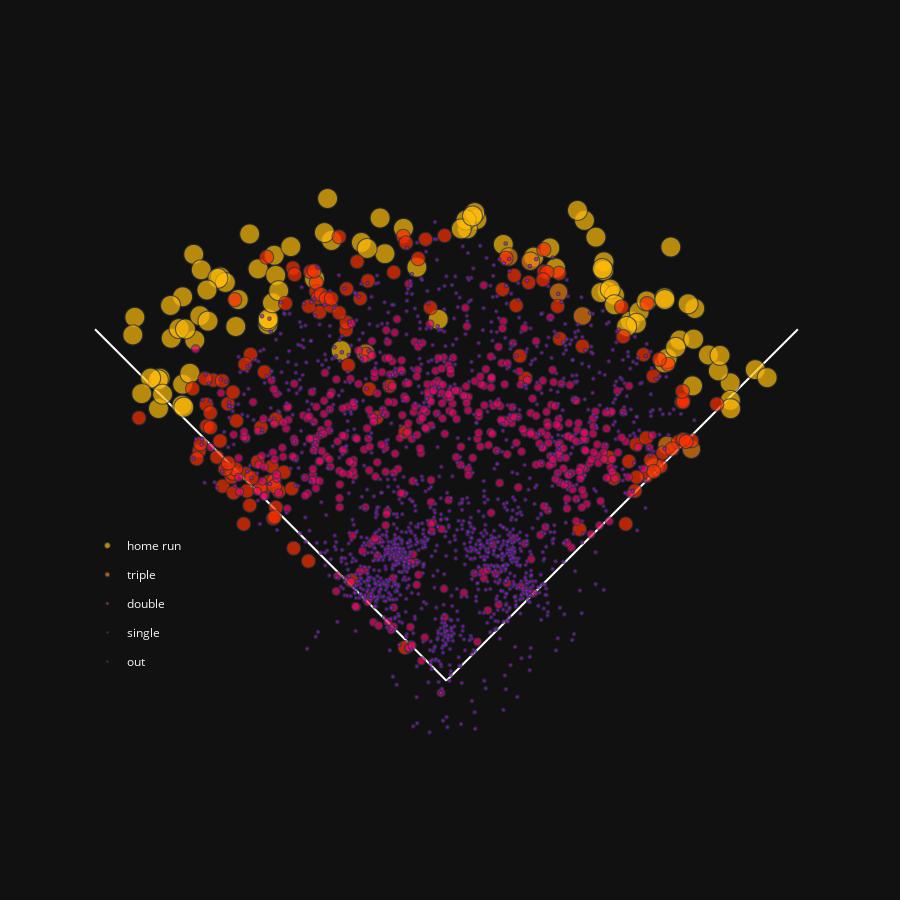

Write notebook code for a chart like this one.
### Markdown cell above
Recreating the same graph using plotly for more user interactivity.

### Code cell
# draw left and right field lines
right_foul_line = px.line(
    x=[0, 130],
    y=[0, 130],
    color_discrete_sequence=['white'],
)
left_foul_line = px.line(
    x=[-130, 0],
    y=[130, 0],
    color_discrete_sequence=['white'],
)
foul_lines = go.Figure(data=right_foul_line.data + left_foul_line.data)

# add marker size and batted ball result fields to dataframe
marker_sizes = {
    'out': 0.2,
    'single': 1.0,
    'double': 3.0,
    'triple': 5.0,
    'home run': 6.0,
}
color_map = dict(utils.EVENT_COLOR)
home_run_color = color_map.pop('home_run')
color_map['home run'] = home_run_color
sample['result_name'] = sample.apply(lambda row: utils.RESULT_NAME[row['result']], axis=1)
sample['size'] = sample.apply(lambda row: marker_sizes[row['result_name']], axis=1)

batted_balls = px.scatter(
    sample, 
    x='normalized_hc_x', 
    y='normalized_hc_y', 
    color='result_name',
    size='size',
    color_discrete_map=color_map,
    category_orders={'result_name': ['home run', 'triple', 'double', 'single', 'out']},
    hover_data={
        'events': True,
        'launch_speed': True,
        'launch_angle': True,
        'size': False,
        'normalized_hc_x': False,
        'normalized_hc_y': False,
        'result_name': False,
    }
)
fig = go.Figure(data=foul_lines.data + batted_balls.data)
fig.update_xaxes(visible=False)
fig.update_yaxes(visible=False)
fig.update_layout(showlegend=True, legend_title=None)
fig.update_layout(legend=dict(
    yanchor="bottom",
    y=0.2,
    xanchor="left",
    x=0.01
))
fig.update_yaxes(
    scaleanchor="x",
    scaleratio=1,
)
fig.update_layout(
    template='plotly_dark',
    width=900,
    height=900,
)

fig.show()

### Figure 1 — Plotly figure (JSON) as saved in the notebook; plotly's stock layout.template omitted (floating-point values rounded to 4 significant figures; data arrays with more than 128 entries replaced by an {"elided": "..."} marker saying what was removed)
{"data": [{"hovertemplate": "x=%{x}<br>y=%{y}<extra></extra>", "legendgroup": "", "line": {"color": "white", "dash": "solid"}, "marker": {"symbol": "circle"}, "mode": "lines", "name": "", "orientation": "v", "showlegend": false, "type": "scatter", "x": [0, 130], "xaxis": "x", "y": [0, 130], "yaxis": "y"}, {"hovertemplate": "x=%{x}<br>y=%{y}<extra></extra>", "legendgroup": "", "line": {"color": "white", "dash": "solid"}, "marker": {"symbol": "circle"}, "mode": "lines", "name": "", "orientation": "v", "showlegend": false, "type": "scatter", "x": [-130, 0], "xaxis": "x", "y": [130, 0], "yaxis": "y"}, {"customdata": {"elided": "95x5 mixed values"}, "hovertemplate": "events=%{customdata[0]}<br>launch_speed=%{customdata[1]}<br>launch_angle=%{customdata[2]}<extra></extra>", "legendgroup": "home run", "marker": {"color": "#FFBC0A", "size": [6, 6, 6, 6, 6, 6, 6, 6, 6, 6, 6, 6, 6, 6, 6, 6, 6, 6, 6, 6, 6, 6, 6, 6, 6, 6, 6, 6, 6, 6, 6, 6, 6, 6, 6, 6, 6, 6, 6, 6, 6, 6, 6, 6, 6, 6, 6, 6, 6, 6, 6, 6, 6, 6, 6, 6, 6, 6, 6, 6, 6, 6, 6, 6, 6, 6, 6, 6, 6, 6, 6, 6, 6, 6, 6, 6, 6, 6, 6, 6, 6, 6, 6, 6, 6, 6, 6, 6, 6, 6, 6, 6, 6, 6, 6], "sizemode": "area", "sizeref": 0.015, "symbol": "circle"}, "mode": "markers", "name": "home run", "showlegend": true, "type": "scattergl", "x": [-77, 40.37, 68.06, -105.9, 86.29, 71.31, -97.81, -42.52, -106.6, -66.05, -97.59, -63.73, -45.14, 59.56, -69.68, -97.59, 11.24, 55.29, -83.61, 114.2, 105.0, 91.85, -93.49, -63.16, -101.8, 118.7, -94.91, 80.55, -97.16, -72.8, 58.26, -48.79, -15.89, 70.26, -65.92, -93.1, -65.93, -3.04, -64.36, -38.91, -22.76, -98.92, 57.11, -90.72, -10.95, -24.54, 21.04, 74.06, 105.0, 81.64, 7.74, 105.1, 91.03, -62.04, -57.56, 89.39, -81.78, 62.14, -96.53, -31.47, 58.13, 57.69, -91.2, 51.07, 96.91, -106.5, 80.71, 32.26, 66.65, 91.45, 84.78, 60.59, 100.6, 48.46, 101.2, 83, -88.22, 38.23, -109.4, -77.94, -105, 10.46, -84.57, 80.79, -115.3, 7.24, -112.7, -43.96, 62.19, 5.49, -29.33, -102.0, -116.0, 9.63, -88.6], "xaxis": "x", "y": [141, 152.6, 133.0, 111.9, 126.0, 136.5, 101.9, 162.9, 111.3, 131.8, 109.7, 157.4, 165.8, 144.1, 152.4, 142.0, 170.6, 164.1, 149.3, 115.1, 110.2, 137.7, 157.7, 150.0, 126.7, 112.1, 113.7, 117.6, 101.2, 165.3, 155.0, 148.7, 167.3, 132.2, 133.1, 126.0, 133.9, 133.7, 139.8, 122.2, 158.0, 130.3, 143.6, 152.0, 153.0, 171.2, 161.4, 140.5, 103.7, 119.2, 167.2, 100.6, 109.1, 144.3, 160.6, 139.4, 147.3, 142.6, 130.1, 162.1, 151.8, 152.4, 135.0, 170.3, 120.5, 100.7, 141.7, 156.7, 131.0, 126.4, 123.3, 144.9, 114.6, 174.0, 120.3, 160.4, 133.0, 160.1, 112.0, 131.0, 106, 173.2, 148.9, 141.0, 134.4, 170.4, 106.2, 178.4, 139.1, 167.1, 159.9, 138.8, 127.9, 171.9, 144.5], "yaxis": "y"}, {"customdata": [["triple", 103.5, 20, 5, "triple"], ["triple", 104.9, 31, 5, "triple"], ["triple", 78.6, 29, 5, "triple"], ["triple", 107.1, 14, 5, "triple"], ["triple", 104.6, 15, 5, "triple"], ["triple", 100.2, 19, 5, "triple"], ["triple", 102.5, 15, 5, "triple"], ["triple", 89.2, 20, 5, "triple"]], "hovertemplate": "events=%{customdata[0]}<br>launch_speed=%{customdata[1]}<br>launch_angle=%{customdata[2]}<extra></extra>", "legendgroup": "triple", "marker": {"color": "#EC7D10", "size": [5, 5, 5, 5, 5, 5, 5, 5], "sizemode": "area", "sizeref": 0.015, "symbol": "circle"}, "mode": "markers", "name": "triple", "showlegend": true, "type": "scattergl", "x": [50.32, 31.08, 76.8, 41.49, -29.89, 23.05, 81.61, 90.59], "xaxis": "x", "y": [134.9, 155.2, 78.84, 143.7, 121.2, 156.8, 87.08, 85.63], "yaxis": "y"}, {"customdata": {"elided": "134x5 mixed values"}, "hovertemplate": "events=%{customdata[0]}<br>launch_speed=%{customdata[1]}<br>launch_angle=%{customdata[2]}<extra></extra>", "legendgroup": "double", "marker": {"color": "#FC2F00", "size": {"elided": "134 int values"}, "sizemode": "area", "sizeref": 0.015, "symbol": "circle"}, "mode": "markers", "name": "double", "showlegend": true, "type": "scattergl", "x": {"elided": "134 float values"}, "xaxis": "x", "y": {"elided": "134 float values"}, "yaxis": "y"}, {"customdata": {"elided": "478x5 mixed values"}, "hovertemplate": "events=%{customdata[0]}<br>launch_speed=%{customdata[1]}<br>launch_angle=%{customdata[2]}<extra></extra>", "legendgroup": "single", "marker": {"color": "#EC0868", "size": {"elided": "478 int values"}, "sizemode": "area", "sizeref": 0.015, "symbol": "circle"}, "mode": "markers", "name": "single", "showlegend": true, "type": "scattergl", "x": {"elided": "478 float values"}, "xaxis": "x", "y": {"elided": "478 float values"}, "yaxis": "y"}, {"customdata": {"elided": "1508x5 mixed values"}, "hovertemplate": "events=%{customdata[0]}<br>launch_speed=%{customdata[1]}<br>launch_angle=%{customdata[2]}<extra></extra>", "legendgroup": "out", "marker": {"color": "#C200FB", "size": {"elided": "1508 float values"}, "sizemode": "area", "sizeref": 0.015, "symbol": "circle"}, "mode": "markers", "name": "out", "showlegend": true, "type": "scattergl", "x": {"elided": "1508 float values"}, "xaxis": "x", "y": {"elided": "1508 float values"}, "yaxis": "y"}], "layout": {"height": 900, "legend": {"title": {}, "x": 0.01, "xanchor": "left", "y": 0.2, "yanchor": "bottom"}, "showlegend": true, "width": 900, "xaxis": {"visible": false}, "yaxis": {"scaleanchor": "x", "scaleratio": 1, "visible": false}}}
